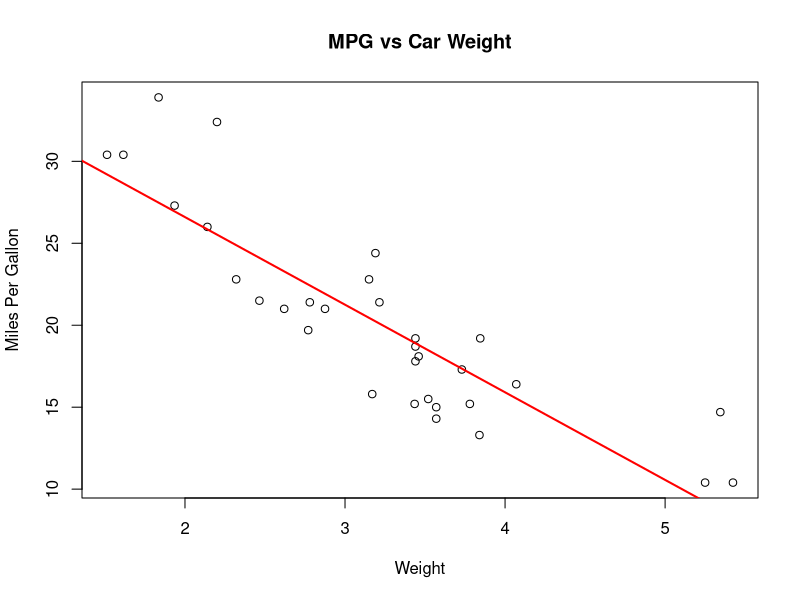
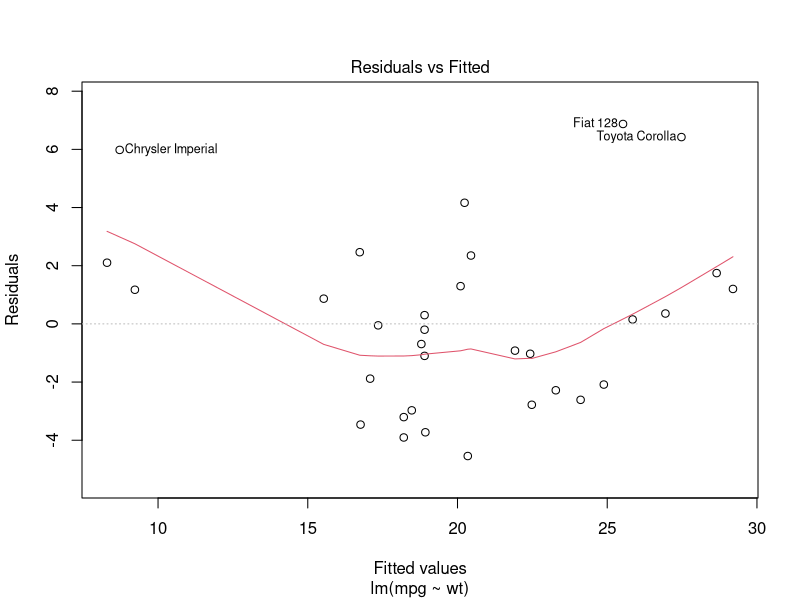
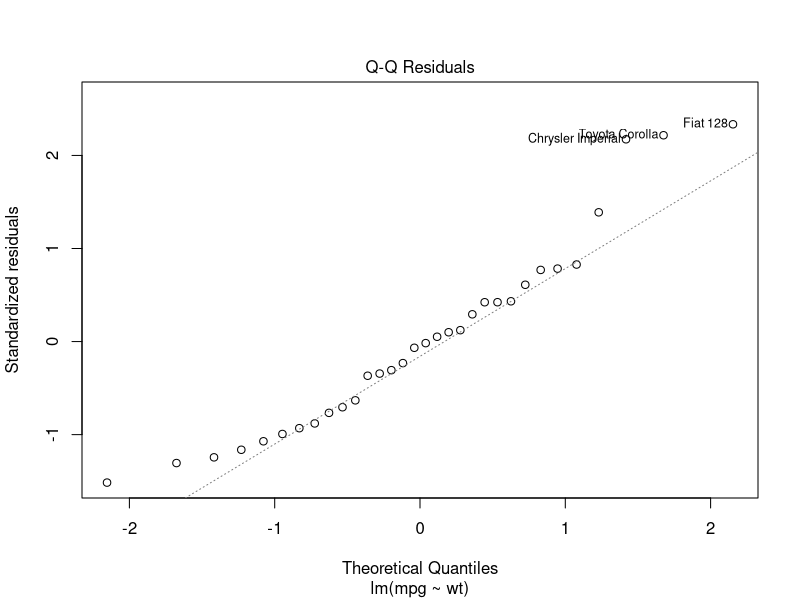
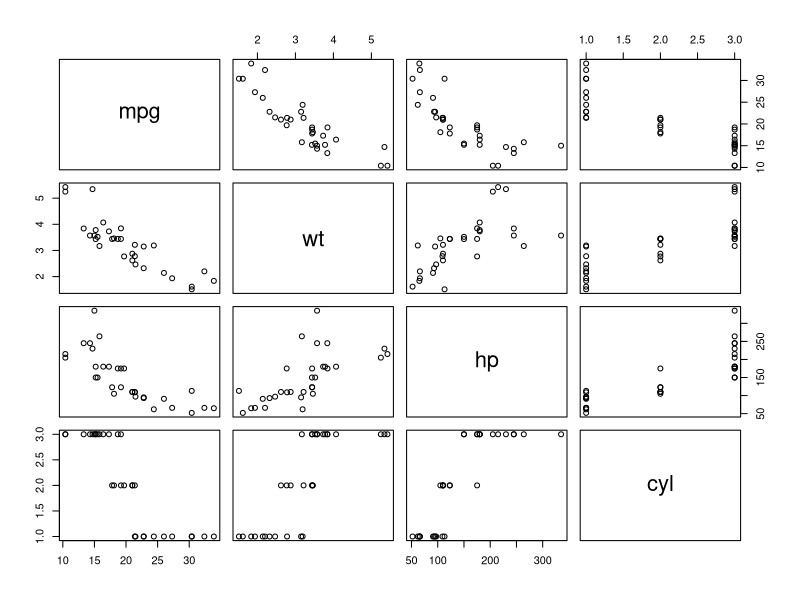
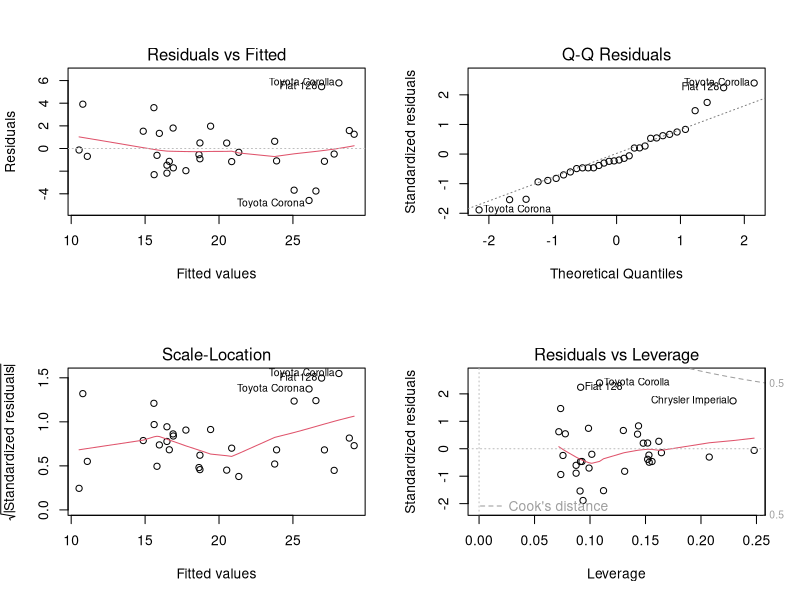
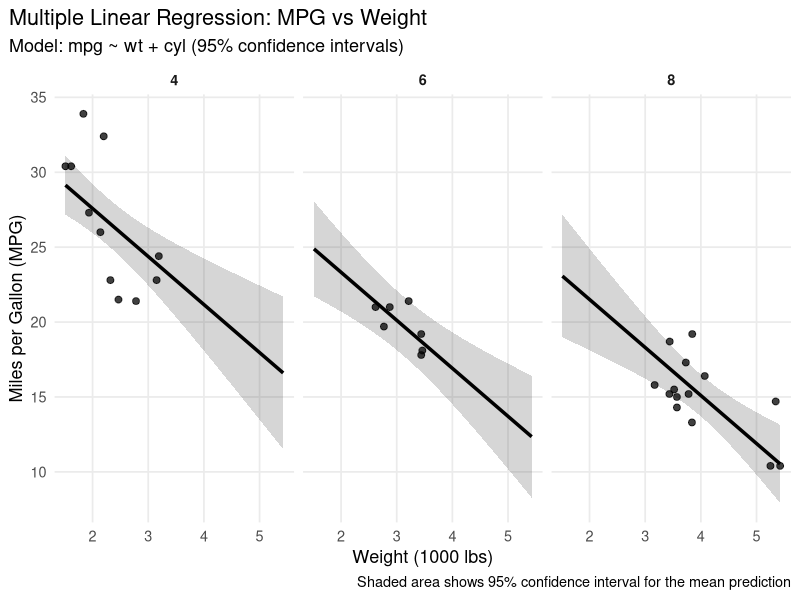
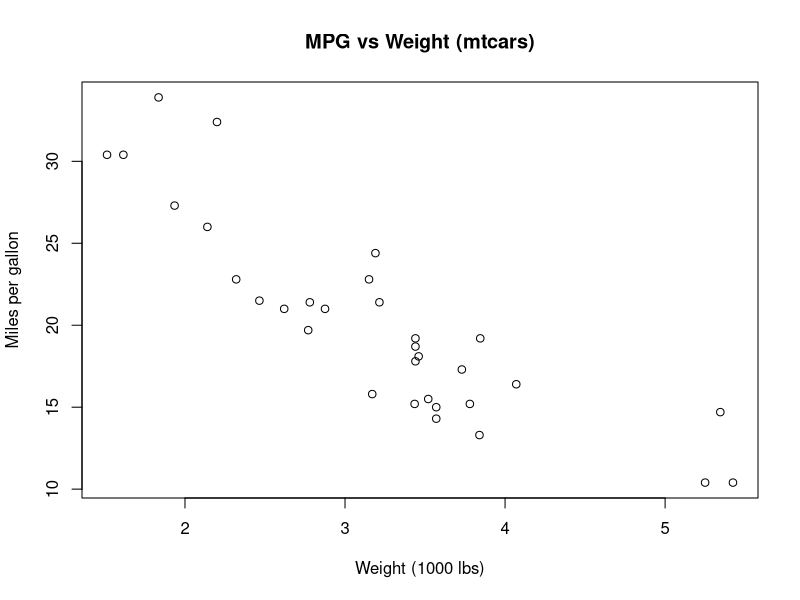
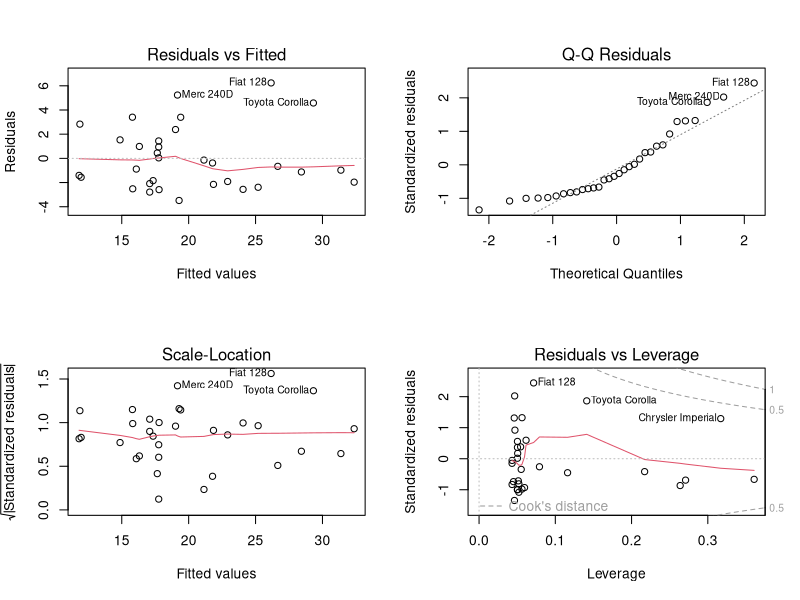

Source code (R) for these figures, in order:
#1 Linear Regression family
#1.1 Simple Linear Regression


data(mtcars)
head(mtcars)
str(mtcars)


##Modelling should be one of the first things to do to get an idea about the relationship.

plot(mtcars$wt,mtcars$mpg, xlab="Weight",ylab="Miles Per Gallon",main="MPG vs Car Weight")
###There exists a clear negative relationship, possibly linear.
###Heavier cars result in lower MPG

##Fitting Simple Linear Regression:

model.slr <- lm(mpg ~ wt, data=mtcars)

summary(model.slr)
###lower p-value means significant relationship.
###R-squared value shows us what percentage of the variation can be explained with the model
###Coefficient actually gives us the formula for predicting different values. ie. each +1 unit of wt reduced MPG by 5.3. (Intercept is the starting/initial point)

abline(model.slr,col="red",lwd=2)
###This regression line gives us an idea about where the most probable values will lie.


##To Predict an MPG for a car that has wt=3:
pred_car <- data.frame(wt=3)
predict(model.slr, pred_car,interval="confidence")



plot(model.slr, which = 1)
### in this residuals vs fitted plot, the residuals appear randomly scattered around zero with no systematic pattern, indicating that the linearity and homoscedasticity assumptions are reasonable.

plot(model.slr, which=2)
###As most point lie on the line, the assumption of normally distributed residuals hold.


#1.2 Multiple Linear Regression

###We will use the same data, mtcars, but now with three predictors.
###First, we have to decide whether each predictor is numeric or factor.
###the first new predictor we will use (cyl) is a factor and the second new predictor (hp) is numeric, also the old predictor we will keep is numeric

##conversion of numeric value to factor
mtcars$cyl <- factor(mtcars$cyl)

##now a quick visual check

pairs(mpg ~ wt + hp + cyl, data = mtcars)
###from the graphs we can see that the mpg decreases as wt and hp increases.
###cyl's interaction with the target variable however differs with each different level.

##Fitting the model
model.mlr <- lm(mpg ~ wt + hp + cyl, data = mtcars)
###This model predicts mpg using all three variables.

#model summary:
summary(model.mlr)
###Each coefficient here shows us how the mpg is effected with a unit change of each of the predictors when the other predictors are held constant.
###Therefore, a unit change in wt decreases mpg by 3.2 and a unit increase in hp reduces the mpg by 0.023
### cyl6 and cyl8 coefficients are added to the mpg depending on which cyl is used. if it is cyl4, then no additions are necessary.

###The R-squared tells us that 83% of the variation in the target variable can be explained with our model. Which is higher than the Simple Linear Regression model earlier.

###As the p-values are not all significant and because of the possible multicollinearity issues causing redundancy, the hp predictor is dropped and the new mlr model is constructed.

new.model.mlr <- lm(mpg ~ wt + cyl, data = mtcars)
summary(new.model.mlr)

###This model only has significant p-values and almost the same R-squared indicating a correct decision.


###When multiple predictors are used, it is important to note how those predictors interact with eachother. If they are also correlated, this might lead to multicollinearity issues.
##To check for multicollinearity
install.packages("car")
library(car)
vif(new.model.mlr)
###VIF values of 1-2 are fine, 5+ are concerning and 10+ indicates serious multicollinearity.
###As our values are between 1 and 2, we conclude that there is no multicollinearity problem.


##to check assumptions:
par(mfrow = c(2,2))
plot(new.model.mlr)
par(mfrow = c(1,1))
###The Residuals vs Fitted plot shows no derrivance from the 0 line and a constant variance. So the linearity and homoscedasticity assumtions are on point.
###T


##To Predict and make appropriate graphs:
wt_grid <- seq(
  from = min(mtcars$wt),
  to   = max(mtcars$wt),
  length.out = 200
)

newdata <- expand.grid(
  wt  = wt_grid,
  cyl = levels(mtcars$cyl)
)


pred <- predict(
  new.model.mlr,
  newdata = newdata,
  interval = "confidence",
  level = 0.95
)

newdata$fit <- pred[, "fit"]
newdata$lwr <- pred[, "lwr"]
newdata$upr <- pred[, "upr"]



library(ggplot2)

ggplot() +
  # Confidence interval band
  geom_ribbon(
    data = newdata,
    aes(x = wt, ymin = lwr, ymax = upr),
    alpha = 0.20
  ) +
  # Prediction line
  geom_line(
    data = newdata,
    aes(x = wt, y = fit),
    linewidth = 1.2
  ) +
  # Observed data
  geom_point(
    data = mtcars,
    aes(x = wt, y = mpg),
    size = 2,
    alpha = 0.75
  ) +
  facet_wrap(~ cyl, nrow = 1) +
  labs(
    title = "Multiple Linear Regression: MPG vs Weight",
    subtitle = "Model: mpg ~ wt + cyl (95% confidence intervals)",
    x = "Weight (1000 lbs)",
    y = "Miles per Gallon (MPG)",
    caption = "Shaded area shows 95% confidence interval for the mean prediction"
  ) +
  theme_minimal(base_size = 13) +
  theme(
    plot.title.position = "plot",
    panel.grid.minor = element_blank(),
    strip.text = element_text(face = "bold")
  )



#1.3 Polynomial Regression
###This type of regression is for modelling non-linear relationships using polynomial terms, while remaining linear in parameters.
###Why this is important? -> as the model is linear in parameters, it can be estimated using ordinary least squares.

##To check whether a curve is appropriate:
plot(mpg ~ wt, data = mtcars,
     main = "MPG vs Weight (mtcars)",
     xlab = "Weight (1000 lbs)",
     ylab = "Miles per gallon")

##Simple Linear Regression:
m1 <- lm(mpg ~ wt, data = mtcars)
summary(m1)

##Polynomial Regression (x^2):
m2 <- lm(mpg ~ poly(wt, 2, raw = TRUE), data = mtcars)
summary(m2)

##More flexible curve with x^3:
m3 <- lm(mpg ~ poly(wt, 3, raw = TRUE), data = mtcars)
summary(m3)
###is worse

anova(m1, m2, m3)

##plots to check diagnostics:
par(mfrow = c(2, 2))
plot(m2)  
par(mfrow = c(1, 1))


##Visualizing the model with 95% CI:
wt_grid <- seq(min(mtcars$wt), max(mtcars$wt), length.out = 200)
pred <- predict(
  m2,
  newdata = data.frame(wt = wt_grid),
  interval = "confidence",
  level = 0.95
)
plot(mpg ~ wt, data = mtcars,
     main = "Polynomial Regression (Quadratic) with 95% CI",
     xlab = "Weight (1000 lbs)",
     ylab = "MPG")
lines(wt_grid, pred[, "fit"], lwd = 2)
lines(wt_grid, pred[, "lwr"], lty = 2)
lines(wt_grid, pred[, "upr"], lty = 2)


##K-fold method:
set.seed(42)   
K <- 5                   
max_degree <- (10 )

cv_rmse_degree <- function(d, data, K = 5) {
  n <- nrow(data)
  folds <- sample(rep(1:K, length.out = n)) 
  
  rmse_each_fold <- numeric(K)
  for (k in 1:K) {
    train <- data[folds != k, ]
    test  <- data[folds == k, ]
    fit <- lm(mpg ~ poly(wt, d, raw = TRUE), data = train)
    pred <- predict(fit, newdata = test)
    rmse_each_fold[k] <- sqrt(mean((test$mpg - pred)^2))
  }
  mean(rmse_each_fold)
}
degrees <- 1:max_degree
cv_rmse <- sapply(degrees, cv_rmse_degree, data = mtcars, K = K)
results <- data.frame(degree = degrees, cv_rmse = cv_rmse)
results
best_degree <- results$degree[which.min(results$cv_rmse)]
best_degree



#1.4 Multivariate Linear Regression 

data(iris)

str(iris)
summary(iris)
head(iris)

m_mv <- lm(cbind(Sepal.Length, Sepal.Width) ~ Petal.Length + Petal.Width + Species,
           data = iris)

class(m_mv)

summary(m_mv)



anova(m_mv)
manova_mv <- manova(m_mv)
summary(manova_mv, test = "Pillai")
summary(manova_mv, test = "Wilks")


res <- residuals(m_mv)
cor(res)

##For diagnostic check (seperately for each response):
m_len <- lm(Sepal.Length ~ Petal.Length + Petal.Width + Species, data = iris)
m_wid <- lm(Sepal.Width  ~ Petal.Length + Petal.Width + Species, data = iris)

par(mfrow = c(2, 2))
plot(m_len)   # diagnostics for Sepal.Length model

par(mfrow = c(2, 2))
plot(m_wid)   # diagnostics for Sepal.Width model

par(mfrow = c(1, 1))

##Prediction:
newdata <- data.frame(
  Petal.Length = seq(min(iris$Petal.Length),
                     max(iris$Petal.Length),
                     length.out = 100),
  Petal.Width  = mean(iris$Petal.Width),
  Species      = factor("versicolor", levels = levels(iris$Species))
)
m_len <- lm(Sepal.Length ~ Petal.Length + Petal.Width + Species, data = iris)
m_wid <- lm(Sepal.Width  ~ Petal.Length + Petal.Width + Species, data = iris)

pred_len <- predict(m_len, newdata, interval = "confidence")
pred_wid <- predict(m_wid, newdata, interval = "confidence")
plot(
  iris$Petal.Length, iris$Sepal.Length,
  pch = 16, col = "grey70",
  xlab = "Petal.Length",
  ylab = "Sepal.Length",
  main = "Predicted Sepal.Length (with 95% CI)"
)

lines(newdata$Petal.Length, pred_len[, "fit"], lwd = 2)
lines(newdata$Petal.Length, pred_len[, "lwr"], lty = 2)
lines(newdata$Petal.Length, pred_len[, "upr"], lty = 2)
plot(
  iris$Petal.Length, iris$Sepal.Width,
  pch = 16, col = "grey70",
  xlab = "Petal.Length",
  ylab = "Sepal.Width",
  main = "Predicted Sepal.Width (with 95% CI)"
)

lines(newdata$Petal.Length, pred_wid[, "fit"], lwd = 2)
lines(newdata$Petal.Length, pred_wid[, "lwr"], lty = 2)
lines(newdata$Petal.Length, pred_wid[, "upr"], lty = 2)

